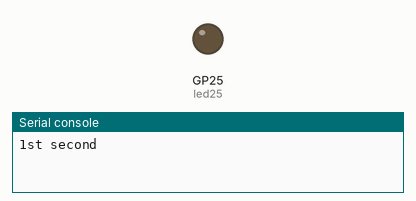
Simulated run of this program. Board: Raspberry Pi Pico running MicroPython. Shown: output pins drawn as LEDs (lit = HIGH), the last lines printed to the serial console.

Above: at 2.5 s.
At 7.5 s:
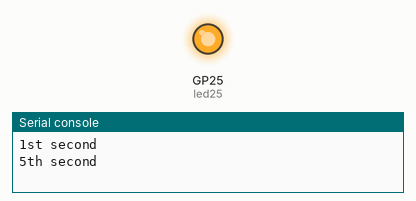
Timing chart, 0 to 13.0 s (numbered marks = the images above):
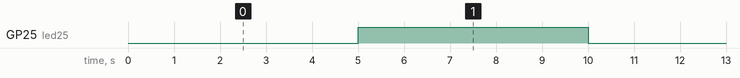

Measured:
- by itself, GP25 (led25): alternates HIGH for 5.0 s and LOW for 5.0 s

The program:

lesson6_2_2.py
```python
from machine import Pin, Timer

led25 = Pin("LED",Pin.OUT)

def second5(t):
    print("5th second")
    led25.toggle()

def second1(t):
    print("1st second")

tim = Timer(period=5000, mode=Timer.PERIODIC, callback=second5)
tim1 = Timer(period=1000, mode=Timer.ONE_SHOT, callback=second1)
```
